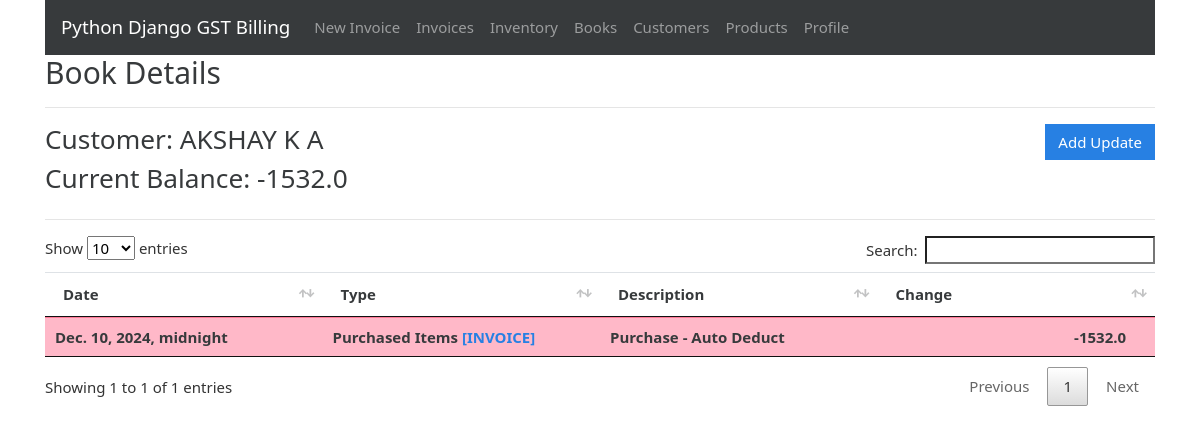
Screenshot of /books/1 (signed in) with the database file from the repository.
### gstbillingapp/models.py (models this page shows, shortened)
class Book(models.Model):
    user = models.ForeignKey(User, null=True, blank=True, on_delete=models.SET_NULL)
    customer = models.ForeignKey(Customer, null=True, blank=True, on_delete=models.SET_NULL)
    current_balance = models.FloatField(default=0)
    last_log = models.ForeignKey('BookLog', null=True, blank=True, default=None, on_delete=models.SET_NULL)

class Customer(models.Model):
    user = models.ForeignKey(User, null=True, blank=True, on_delete=models.SET_NULL)
    customer_name = models.CharField(max_length=200)
    customer_address = models.TextField(max_length=600, blank=True, null=True)
    customer_phone = models.CharField(max_length=14, blank=True, null=True)
    customer_gst = models.CharField(max_length=15, blank=True, null=True)

class BookLog(models.Model):
    parent_book = models.ForeignKey(Book, null=True, blank=True, on_delete=models.CASCADE)
    date = models.DateTimeField(default=datetime.now, blank=True, null=True)
    last_modified = models.DateTimeField(auto_now=True)
    CHANGE_TYPES = [
        (0, 'Paid'),
        (1, 'Purchased Items'),
        (2, 'Sold Items'),
        (4, 'Other'),
    ]
    change_type = models.IntegerField(choices=CHANGE_TYPES, default=0)
    change = models.FloatField(default=0.0)
    associated_invoice = models.ForeignKey(Invoice, blank=True, null=True, default=None, on_delete=models.SET_NULL)
    description = models.TextField(max_length=600, blank=True, null=True)

### gstbillingapp/views.py (the view)
# urls.py: path('books/<int:book_id>', views.book_logs, name='book_logs'),
@login_required
def book_logs(request, book_id):
    context = {}
    book = get_object_or_404(Book, id=book_id, user=request.user)
    book_logs = BookLog.objects.filter(parent_book=book).order_by('-id')
    context['book'] = book
    context['book_logs'] = book_logs
    return render(request, 'gstbillingapp/book_logs.html', context)

### gstbillingapp/templates/gstbillingapp/book_logs.html (shortened to what this page needs)
{% extends "gstbillingapp/base.html" %}
{% load static %}
{% block content %}
<h2>Book Details</h2>
<hr>
<div class="row">
	<div class="col">
		<h3>Customer: {{book.customer.customer_name}}</h3>
		<h3>Current Balance: {{book.current_balance}}</h3>
	</div>
	<div class="col">
		<a href="{% url 'book_logs_add' book.id %}" id="add_customer_btn"><button type="button" class="btn btn-primary">Add Update</button></a>
	</div>
</div>
<hr>
<table class="table table-hover font-weight-bold" id="inventory-logs-table">
	<thead>
		<tr>
			<th>Date</th>
			<th>Type</th>
			<th>Description</th>
			<th>Change</th>
		</tr>
	</thead>
	<tbody class="two-col-form">
		{% for item in book_logs %}
		<tr class="{% if item.change < 0 %}table-danger{% else %}table-success{%endif%}">
			<td>{{item.date}}</td>
			<td>{{item.get_change_type_display}} {% if item.associated_invoice %}<a href="{% url 'invoice_viewer' item.associated_invoice.id %}">[INVOICE]</a>{% endif %}</td>
			<td>{{item.description}}</td>
			<td class="text-right">{{item.change}} &emsp; {{inventory.product.product_unit}}</td>
		{% endfor %}
	</tbody>
</table>
{% endblock %}

### gstbillingapp/static/gstbillingapp/main.css (style rules this page uses)
.two-col-form td, .two-col-form th { width: 25%; }
#add_customer_btn, #add_product_btn { float: right; }

### rows the page displays
Book: customer.customer_name "AKSHAY K A", current_balance "-1532.0"
BookLog: date "Dec. 10, 2024, midnight", change_type "Purchased Items", shows "[INVOICE]", description "Purchase - Auto Deduct", change "-1532.0"
